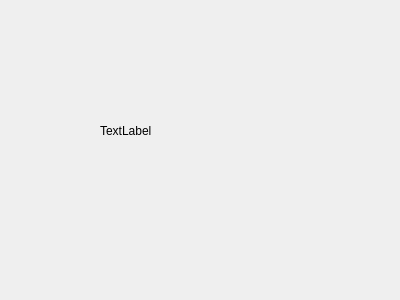
<?xml version="1.0" encoding="UTF-8"?>
<ui version="4.0">
 <class>MyWidget</class>
 <widget class="QWidget" name="MyWidget">
  <property name="geometry">
   <rect>
    <x>0</x>
    <y>0</y>
    <width>400</width>
    <height>300</height>
   </rect>
  </property>
  <property name="windowTitle">
   <string>MyWidget</string>
  </property>
  <widget class="MyLabel" name="Mylabel">
   <property name="geometry">
    <rect>
     <x>100</x>
     <y>80</y>
     <width>141</width>
     <height>101</height>
    </rect>
   </property>
   <property name="text">
    <string>TextLabel</string>
   </property>
  </widget>
 </widget>
 <layoutdefault spacing="6" margin="11"/>
 <customwidgets>
  <customwidget>
   <class>MyLabel</class>
   <extends>QLabel</extends>
   <header>mylabel.h</header>
  </customwidget>
 </customwidgets>
 <resources/>
 <connections/>
</ui>
